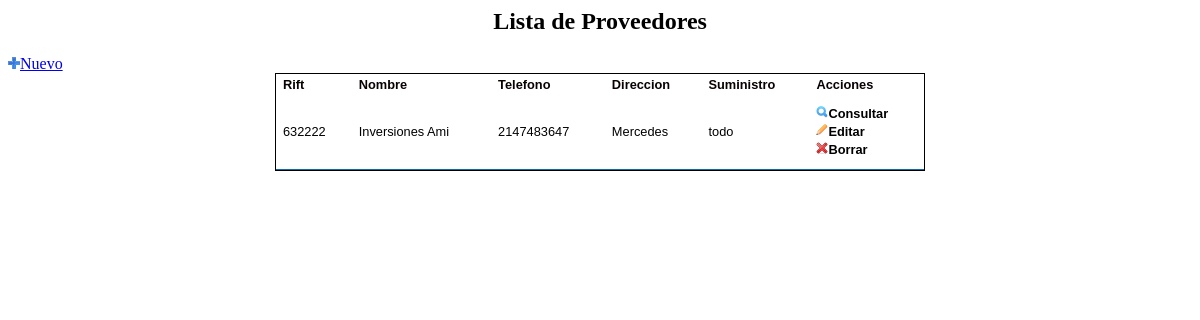
/modulos/proveedor/vistas/lista.php, run on the app's committed database.
### tables this page shows
CREATE TABLE IF NOT EXISTS `proveedor` (
  `id` int(11) NOT NULL AUTO_INCREMENT,
  `id_persona` int(11) NOT NULL,
  `suministro` varchar(20) NOT NULL,
  PRIMARY KEY (`id`),
  UNIQUE KEY `id_persona` (`id_persona`)
);

CREATE TABLE IF NOT EXISTS `persona` (
  `id` int(11) NOT NULL AUTO_INCREMENT,
  `cedula` varchar(13) NOT NULL,
  `nombre` varchar(20) NOT NULL,
  `apellido` varchar(20) DEFAULT NULL,
  `telefono` int(11) NOT NULL,
  `direccion` varchar(100) NOT NULL,
  `tipo` tinyint(1) NOT NULL,
  PRIMARY KEY (`id`),
  UNIQUE KEY `cedula` (`cedula`)
);

### modulos/proveedor/modelos/listar.php (called while the page is built, shortened)
<?php
$sqlCl="SELECT p.*, p.id AS id_per, pro.* FROM persona p INNER JOIN proveedor pro ON p.id = pro.id_persona WHERE tipo='3';";
$sql= mysql_query($sqlCl);
?>

### modulos/proveedor/vistas/lista.php (the view, shortened to what this page needs)
<?php
include_once '../modelos/listar.php';
?>
<html>
    <head>
        <link type="text/css" href="../../../css/jquery.dataTables.css" rel="stylesheet" />
        <link type="text/css" href="../../../css/estilo.css" rel="stylesheet" />
    </head>
    <body>
        <div align="center">
            <h2 align="center">Lista de Proveedores</h2>
            <div align="left">
                <a href="registro.php?acc=registro&id=0" target="sistema"><img alt="nuevo" width="12" height="12" src="../../../imagenes/nuevo.png" />Nuevo</a>
            </div>
            <table id="listado" class="table">
                <thead>
                    <tr>
                        <th>Rift</th>
                        <th>Nombre</th>
                        <th>Telefono</th>
                        <th>Direccion</th>
                        <th>Suministro</th>
                        <th>Acciones</th>
                    </tr>
                </thead>
                <tbody>
                    <?php
                    while ($resProv = mysql_fetch_array($sql)) {
                        ?>
                        <tr>
                            <td><?php echo $resProv['cedula'] ?></td>
                            <td><?php echo $resProv['nombre'] ?></td>
                            <td><?php echo $resProv['telefono'] ?></td>
                            <td><?php echo $resProv['direccion'] ?></td>
                            <td><?php echo $resProv['suministro'] ?></td>
                            <td>
                                <a href="consulta.php?id=<?php echo $resProv['id_per'] ?>"><img width="12" height="12" src="../../../imagenes/consulta.png" />Consultar</a><br />
                                <a href="registro.php?acc=edicion&id=<?php echo $resProv['id_per'] ?>"><img width="12" height="12" src="../../../imagenes/edita.gif" />Editar</a><br />
                                <a onclick="if (confirm('Esta seguro que desea borrar el registro?')) {
                                location.href='../modelos/borrar.php?id=<?php echo $resProv['id_per'] ?>' }"><img width="12" height="12" src="../../../imagenes/borrar.png" />Borrar</a><br />
                            </td>
                        </tr>
                    <?php }
                    ?>
                </tbody>
            </table>
        </div>
    </body>
</html>

### css/estilo.css (style rules this page uses)
table { width: 650px; border:1px solid #000000; border-spacing: 0px; }
table a, table, tbody, tfoot, tr, th, td { font-family: Arial, Helvetica, sans-serif; }
thead th { background: url(images/bg_th.gif) left; height: 21px; color: #090202; font-size: 0.8em; font-family: Arial; font-weight: bold; padding: 0px 7px; margin: 20px 0px 0px; text-align: left; }
tbody tr { background: #ffffff; }
tbody th, tbody td { font-size: 0.8em; line-height: 1.4em; font-family: Arial, Helvetica, sans-serif; color: #000000; padding: 10px 7px; border-bottom: 1px solid #0E69A7; text-align: left; }
tbody a { color: #000000; font-weight: bold; text-decoration: none; }

### data on the page
proveedor: id_persona.cedula "632222", id_persona.nombre "Inversiones Ami", id_persona.telefono "2147483647", id_persona.direccion "Mercedes", suministro "todo"
